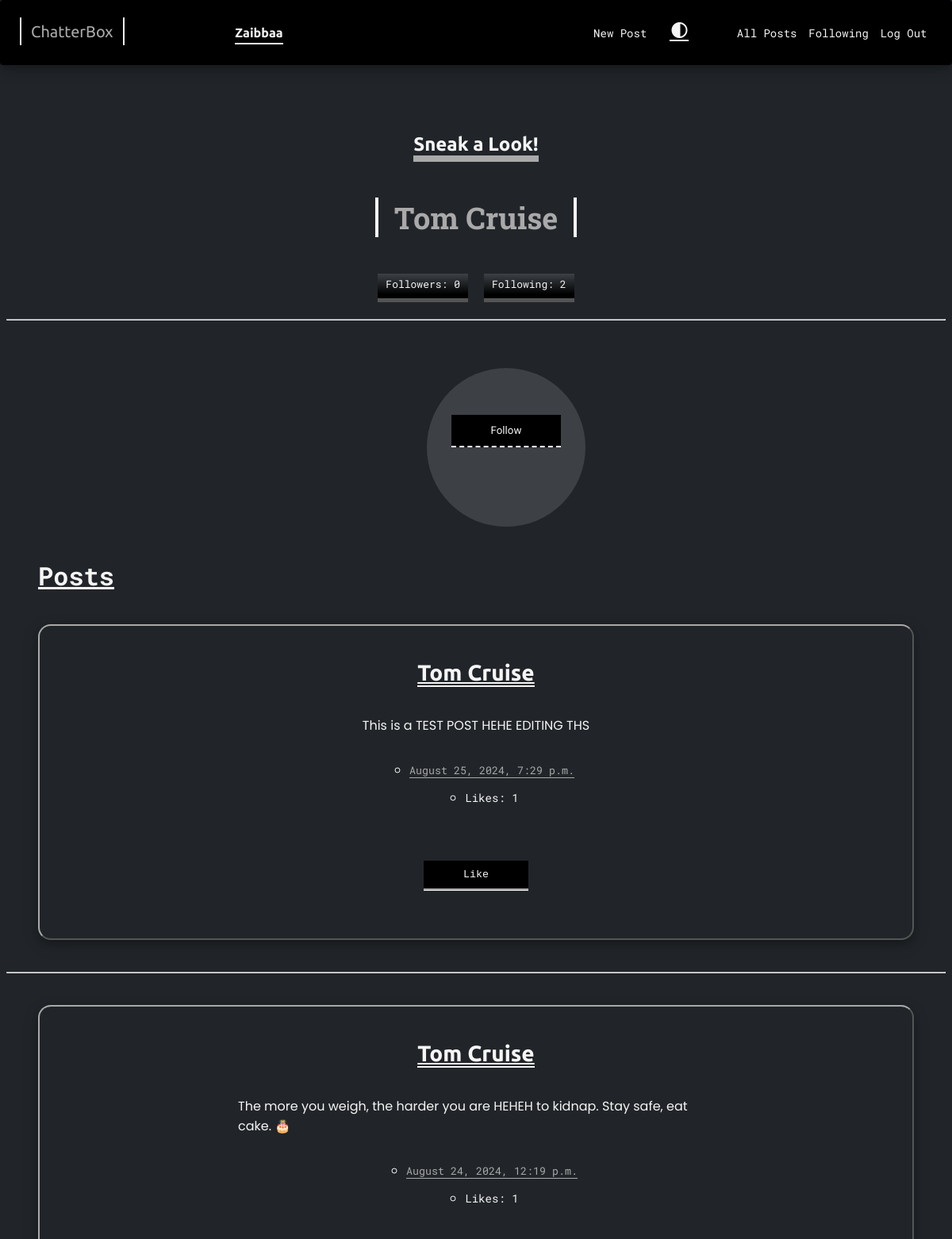
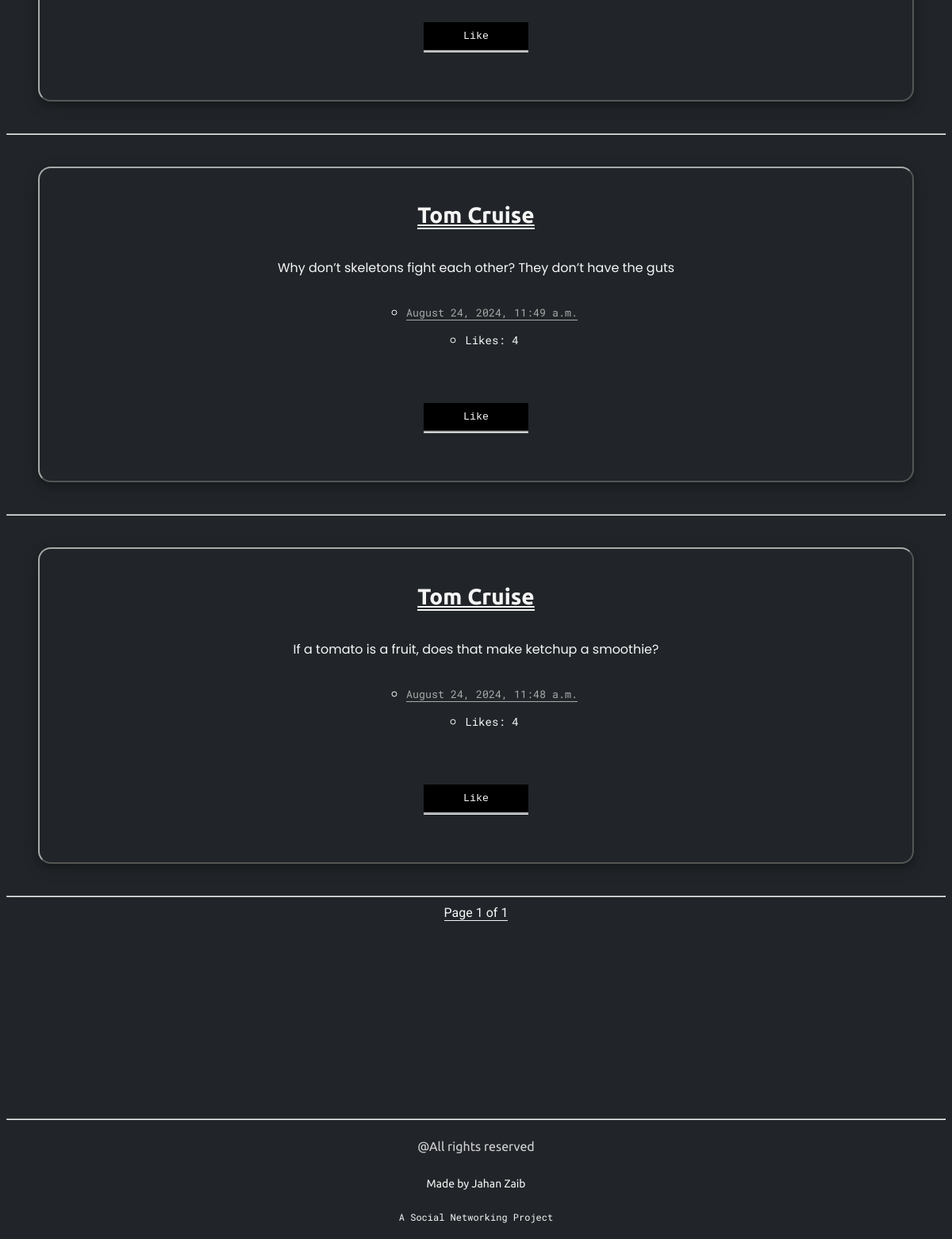
Screenshot of /profile/Tom Cruise (signed in) with the database file from the repository (2 pictures, top to bottom).
### network/models.py (models this page shows, shortened)
class User(AbstractUser):
    followers = models.ManyToManyField("self", symmetrical=False, related_name="following", blank=True)

class NewPost(models.Model):
    creator = models.ForeignKey(User, on_delete=models.CASCADE, related_name="post_creator", blank=False)
    content = models.TextField(blank=False)
    time = models.DateTimeField( default=timezone.now )
    likes = models.ManyToManyField("User", related_name="liked_posts", blank=True)
    def like_count(self):
        return self.likes.count()

### network/views.py (the view)
# urls.py: path("profile/<str:username>", views.profile_user, name="profile_user"),
def profile_user(request, username):
    profile_viewer = get_object_or_404(User, username=username)
    own_user = request.user == profile_viewer
    posts = NewPost.objects.filter(creator=profile_viewer).order_by("-time")
    page_number = request.GET.get("page")
    paginated_posts = paginating_poster(posts, page_number)
    is_following = request.user.is_authenticated and request.user.following.filter(id=profile_viewer.id).exists() #type: ignore
    return render(request, "network/profile.html", {
        "username": username,
        "profile_viewer": profile_viewer,
        "own_user": own_user,
        "posts": paginated_posts,
        "is_following": is_following
    })

### network/views.py (called while the page is built)
def paginating_poster(posts, page_number):
    paginator = Paginator(posts, 10)
    try:
        paginated_posts = paginator.page(page_number)
    except PageNotAnInteger:
        paginated_posts = paginator.page(1)
    except EmptyPage:
        paginated_posts = paginator.page(paginator.num_pages)
    return paginated_posts

### network/templates/network/profile.html (shortened to what this page needs)
{% extends "network/layout.html" %}
{% load static %}
{% block stylers %}
<link href="{% static "network/profile.css" %}" rel="stylesheet">
{% endblock stylers %}
{% block body %}
    <div class="user-head-container">
        {% if own_user %}
            <h2 class="user-head-greet"> Hey there! </h2>
        {% else %}
            <h2 class="user-head-greet"> Sneak a Look! </h2>
        {% endif %}
            <h1 class="user-head-name"> {{ username }} </h1>
    </div>
    <div class="user-details-container">
        <p class="user-followers" id="follower-count">Followers: {{ profile_viewer.followers.count }}</p>
        <p class="user-followers" id="following-count">Following: {{ profile_viewer.following.count }}</p>
    </div>
    <hr>
    {% if request.user.is_authenticated and request.user != profile_viewer %}
            <div class="follow-button-container">
                <button data-user-named="{{ username }}" class="follow-button" type="submit">
                    {% if is_following %}
                        Unfollow
                    {% else %}
                        Follow
                    {% endif  %}
                </button>
            </div>
    {% endif %}
    <h2 class="post-header">Posts</h2>
    {% for post in posts %}
    <div id="post-{{ post.id }}" class="post-item">
        <h2 class="post-user"><a style="color: var(--postUser);" href="{% url "profile_user" post.creator.username %}" style="text-decoration: none;">{{ post.creator.username }}</a></h2>
        <div class="post-content-container">
            <p class="post-content"> {{ post.content }}</p>
        </div>
        <ul class="post-list">
            <li><small class="post-time"> {{ post.time|date:"F j, Y, g:i a" }}</small></li>
            <li><p id="like-count-{{ post.id }}" class="post-like">Likes: {{ post.like_count }}</p></li>
        </ul>
        <div post-button-container>
            <button class="like-button" data-post-id="{{ post.id }}">
                {% if request.user in post.likes.all %}
                    Unlike
                {% else %}
                    Like
                {% endif %}
            </button>
        </div>
    </div>
    <hr>
    {% endfor %}
    <div class="pagination-container">
        <div>
            <span class="messager">
                Page {{ posts.number }} of {{ posts.paginator.num_pages }}
            </span>
        </div>
    </div>
{% endblock body %}

### network/templates/network/layout.html (shortened to what this page needs)
{% load static %}
<!DOCTYPE html>
<html lang="en">
    <head>
        <link href="{% static 'network/styles.css' %}" rel="stylesheet">
        {% block stylers %}
        {% endblock stylers %}
    </head>
    <body class="dark-theme">
        <nav class="navbar-main">
            <div class="nav-main-component-container">
                <a class="nav-main-component" href="{% url "index" %}">ChatterBox</a>
            </div>
            {% if user.is_authenticated %}
                <div class="nav-user-component-container">
                    <a class="nav-user-component" href="{% url "profile_user" request.user %}"><strong>{{ user.username }}</strong></a>
                </div>
            {% endif %}
            {% if user.is_authenticated %}
                <div class="nav-component-container">
                    <a class="nav-component" href="{% url "new_post" %}">New Post</a>
                </div>
            {% endif %}
                <div class="nav-component-container">
                    <abbr title="Change Theme">
                        <button id="change-theme" type="button">
                            <span class="material-symbols-outlined">contrast</span>
                        </button>
                    </abbr>
                </div>
                <div class="nav-component-container">
                    <a class="nav-component" href="{% url 'index' %}">All Posts</a>
                </div>
            {% if user.is_authenticated %}
                <div class="nav-component-container">
                    <a class="nav-component" href="{% url "following" %}">Following</a>
                </div>
                <div class="nav-component-container">
                    <a class="nav-component" href="{% url 'logout' %}">Log Out</a>
                </div>
            {% endif %}
          </nav>
        <div class="body">
            {% block body %}
            {% endblock %}
        </div>
        <hr class="footer-banner">
        <div class="footer">
            <p class="footer-one">@All rights reserved</p>
            <p class="footer-two">Made by Jahan Zaib</p>
            <p class="footer-three">A Social Networking Project</p>
        </div>
    </body>
</html>

### network/static/network/styles.css (style rules this page uses)
.dark-theme { --bg: #212529; --fontColor: whitesmoke; --navColor: black; --fontStyle: Poppins; --colorDefault: whitesmoke; --themer: whitesmoke; --mainHeader: whitesmoke; --postBorder: rgb(169, 169, 169); --postUser: whitesmoke; --followHeadBack: whitesmoke; --followHeadFront: rgb(169, 169, 169); --buttonFront: black; }
* { transition: 0.5s; }
.footer, .pagination-container, .header-container, .post-list, .post-item, .posts-container, .main-header, .navbar-main { display: flex; align-items: center; justify-content: center; }
.post-item, .navbar-main { box-shadow: 0 4px 8px 0 rgba(0, 0, 0, 0.2), 0 6px 20px 0 rgba(0, 0, 0, 0.19); }
.post-item, .nav-component, .nav-main-component { position: relative; }
.post-item::after, .nav-component::after, .nav-main-component::after { content: ""; position: absolute; left: 0; bottom: -6px; width: 100%; height: 3px; background: var(--colorDefault); border-radius: 5px; transform: scaleX(0); transition: 0.5s; }
body { background-color: var(--bg); color: var(--fontColor); font-family: var(--fontStyle); padding-top: 140px; transition: 1s; }
.navbar-main { position: fixed; width: 100%; top: 0; left: 0; justify-content: space-between; flex-direction: row; background-color: var(--navColor); padding-top: 25px; padding-bottom: 25px; border-radius: 4px; transition: 1s; z-index: 999; }
.nav-main-component-container { flex: 3; padding-left: 25px; }
.nav-main-component { font-family: Ubuntu; font-size: 20px; text-decoration: none; padding: 6px 12px; border-left: 2px solid var(--colorDefault); border-right: 2px solid var(--colorDefault); color: rgb(169, 169, 169); }
.nav-user-component-container { flex: 5; }
.nav-user-component { text-decoration: none; color: var(--colorDefault); font-family: Ubuntu; font-weight: bolder; font-size: 16px; padding-bottom: 4px; border-bottom: 2px solid var(--colorDefault); }
.nav-component-container { flex: 1; }
.nav-component { text-decoration: none; color: var(--colorDefault); font-family: Roboto Mono; font-size: 14px; }
#change-theme { background-color: transparent; border: none; cursor: pointer; }
.messager { color: var(--fontColor); font-family: Roboto; border-bottom: 1px solid var(--fontColor); }
.material-symbols-outlined { color: var(--themer); transition: 1s; border-bottom: 2px double whitesmoke; font-variation-settings: "FILL" 0, "wght" 400, "GRAD" 0, "opsz" 24; }
.post-item { flex-direction: column; border: 2px outset var(--postBorder); margin: 40px; padding: 20px 250px; border-radius: 16px; transition: 1s; }
.post-user { font-family: Ubuntu; font-size: 28px; color: var(--postUser); border-bottom: 2px double var(--postUser); margin-bottom: 20px; }
.post-list { justify-content: flex-start; flex-direction: column; list-style: circle; font-family: Roboto Mono; }
.post-time { color: var(--postBorder); border-bottom: 1px solid var(--postBorder); }
.post-like { font-size: 14px; }
.pagination-container { gap: 20px; font-family: Roboto Mono; }
.like-button { padding: 10px 50px; margin: 40px; cursor: pointer; transition: 0.5s; color: whitesmoke; border: none; border-bottom: 3px groove var(--fontColor); background-color: var(--buttonFront); font-family: monospace; }
.footer-banner { margin-top: 250px; }
.footer { flex-direction: column; font-family: Ubuntu; }
.footer-one { color: lightgray; font-size: 16px; }
.footer-two { font-size: 14px; }
.footer-three { font-family: Roboto Mono; font-size: 12px; }

### rows the page displays
User: username "Zaibbaa"
User: username "Tom Cruise", followers.count "0", following.count "2"
NewPost: creator.username "Tom Cruise", content "This is a TEST POST HEHE EDITING THS", time "August 25, 2024, 7:29 p.m.", like_count "1", shows "Like"
NewPost: creator.username "Tom Cruise", content "The more you weigh, the harder you are HEHEH to kidnap. Stay safe, eat cake. 🎂", time "August 24, 2024, 12:19 p.m.", like_count "1", shows "Like"
NewPost: creator.username "Tom Cruise", content "Why don’t skeletons fight each other? They don’t have the guts", time "August 24, 2024, 11:49 a.m.", like_count "4", shows "Like"
NewPost: creator.username "Tom Cruise", content "If a tomato is a fruit, does that make ketchup a smoothie?", time "August 24, 2024, 11:48 a.m.", like_count "4", shows "Like"

### other values shown
{{ posts.number }} "1"
{{ posts.paginator.num_pages }} "1"
